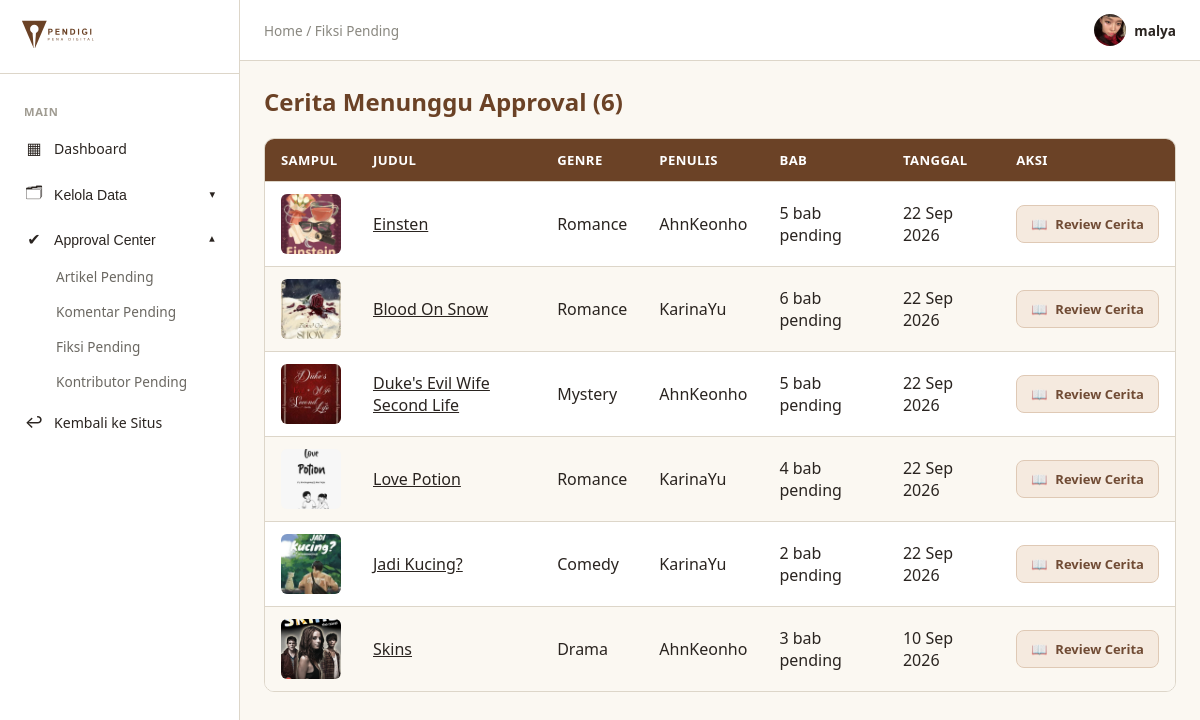
The page /fiksi/kelola/pending/ (signed in) on the database its author committed.
### accounts/models.py (models this page shows, shortened)
class Users(AbstractUser):
    role = models.CharField(
        max_length=20,
        choices=Role.choices,
        default=Role.PEMBACA
    )
    status_kontributor = models.CharField(
        max_length=20,
        choices=StatusKontributor.choices,
        default=StatusKontributor.NONE
    )
    profile_picture = models.ImageField(upload_to='profile_pictures/', null=True, blank=True)
    bio = models.CharField(max_length=150, blank=True)
    banner_picture = models.ImageField(
        upload_to='profile_banners/',
        blank=True,
        null=True,
    )
    publisher_id = models.CharField(
        max_length=20,
        unique=True,
        null=True,
        blank=True,
        verbose_name='ID Publisher',
    )

### fiction/models.py (models this page shows, shortened)
class Stories(models.Model):
    author = models.ForeignKey(
        Users, on_delete=models.CASCADE,
        limit_choices_to={'status_kontributor': StatusKontributor.APPROVED},
        related_name='stories'
    )
    title = models.CharField(max_length=150)
    cover = models.ImageField(upload_to='stories/covers/', null=True, blank=True)
    description = models.TextField()
    genre = models.CharField(max_length=20, choices=GenreFiksi.choices)
    tags = models.CharField(max_length=200, blank=True, help_text="Pisahkan tag dengan spasi")
    target_pembaca = models.CharField(max_length=20, choices=TargetPembaca.choices, default=TargetPembaca.UMUM)
    status = models.CharField(max_length=20, choices=StatusStory.choices, default=StatusStory.PENDING)
    is_completed = models.BooleanField(default=False)
    views_count = models.PositiveIntegerField(default=0)
    created_at = models.DateTimeField(auto_now_add=True)
    published_at = models.DateTimeField(null=True, blank=True)
    class Meta:
        ordering = ['-created_at']
        verbose_name_plural = "Stories"

### fiction/views.py (the view)
# urls.py: path('kelola/pending/', views.admin_pending_stories, name='admin_pending_stories'),
@admin_required
def admin_pending_stories(request):
    stories = (
        Stories.objects
        .filter(chapters__status=StatusChapter.PENDING)
        .select_related('author')
        .annotate(
            total_pending_chapters=Count(
                'chapters',
                filter=Q(chapters__status=StatusChapter.PENDING),
                distinct=True,
            )
        )
        .distinct()
        .order_by('-created_at')
    )
    return render(request, 'fiction/admin_pending.html', {
        'stories': stories,
        'breadcrumb': 'Fiksi Pending',
        'active_menu': 'approval',
    })

### articles/context_processor.py (called while the page is built)
def navbar_categories(request):
    return {
        'navbar_categories': Categories.objects.all().order_by('name')
    }

### fiction/context_processors.py (called while the page is built)
def fiction_navigation(request):
    all_tags_raw = (
        Stories.objects
        .filter(status=StatusStory.APPROVED)
        .exclude(tags='')
        .values_list('tags', flat=True)
    )
    unique_tags = set()
    for tag_string in all_tags_raw:
        for tag in tag_string.split():
            tag = tag.strip().lower()
            if tag:
                unique_tags.add(tag)
    return {
        'fiction_tags': sorted(unique_tags),
    }

### interactions/context_processors.py (called while the page is built)
def navbar_notifications(request):
    if not request.user.is_authenticated:
        return {
            'navbar_notifications': [],
            'navbar_unread_count': 0,
        }
    from .models import Activity
    activities = (
        Activity.objects
        .filter(recipient=request.user)
        .select_related(
            'actor',
            'article',
            'chapter',
            'chapter__story',
        )
        .order_by('-created_at')
    )
    return {
        'navbar_notifications': activities[:5],
        'navbar_unread_count': activities.filter(
            is_read=False
        ).count(),
    }

### fiction/templates/fiction/admin_pending.html (shortened to what this page needs)
{% extends 'admin_base.html' %}
{% load static %}
{% block extra_css %}
<link rel="stylesheet" href="{% static 'css/table.css' %}">
<link rel="stylesheet" href="{% static 'css/dashboard.css' %}">
<link rel="stylesheet" href="{% static 'css/admin.css' %}">
{% endblock %}
{% block admin_content %}
<h1 class="section-title">
    Cerita Menunggu Approval ({{ stories.count }})
</h1>
<table class="data-table">
    <thead>
        <tr>
            <th>Sampul</th>
            <th>Judul</th>
            <th>Genre</th>
            <th>Penulis</th>
            <th>Bab</th>
            <th>Tanggal</th>
            <th>Aksi</th>
        </tr>
    </thead>
    <tbody>
        {% for story in stories %}
        <tr>
            <td>
                {% if story.cover %}
                    <img
                        src="{{ story.cover.url }}"
                        class="table-thumb"
                        alt="{{ story.title }}"
                    >
                {% else %}
                    <div class="table-thumb table-thumb-placeholder">
                        📖
                    </div>
                {% endif %}
            </td>
            <td>
                <a href="{% url 'fiction:admin_review_story' story.pk %}">
                    {{ story.title }}
                </a>
            </td>
            <td>{{ story.get_genre_display }}</td>
            <td>{{ story.author.username }}</td>
            <td>{{ story.total_pending_chapters }} bab pending</td>
            <td>{{ story.created_at|date:"d M Y" }}</td>
            <td>
                <a
                    href="{% url 'fiction:admin_review_story' story.pk %}"
                    class="btn-review"
                >
                    <span aria-hidden="true">📖</span>
                    Review Cerita
                </a>
            </td>
        </tr>
        {% empty %}
        <tr>
            <td colspan="7">
                Tidak ada cerita yang menunggu approval.
            </td>
        </tr>
        {% endfor %}
    </tbody>
</table>
{% endblock %}

### templates/admin_base.html (shortened to what this page needs)
{% extends 'base.html' %}
{% load static %}
{% block body %}
  <div class="admin-layout">
    <aside class="admin-sidebar">
      <div class="admin-sidebar-header">
        <img src="{% static 'images/pendigi-logo-tulisan.svg' %}" alt="Pena Digital" class="admin-logo" />
      </div>
      <nav class="admin-nav">
        <span class="admin-nav-group-label">Main</span>
        <a href="{% url 'dashboard' %}" class="admin-nav-link {% if active_menu == 'dashboard' %}is-active{% endif %}"><span class="admin-nav-icon">▦</span> Dashboard</a>
        <div class="admin-nav-dropdown {% if active_menu == 'master' %}is-open{% endif %}">
          <button type="button" class="admin-nav-link admin-nav-dropdown-toggle">
            <span class="admin-nav-icon">🗂</span> Kelola Data
            <span class="admin-nav-caret">▾</span>
          </button>
        </div>
        <div class="admin-nav-dropdown {% if active_menu == 'approval' %}is-open{% endif %}">
          <button type="button" class="admin-nav-link admin-nav-dropdown-toggle">
            <span class="admin-nav-icon">✔</span> Approval Center
            <span class="admin-nav-caret">▾</span>
          </button>
          <div class="admin-nav-submenu">
            <a href="{% url 'articles:admin_article_approval' %}">Artikel Pending</a>
            <a href="{% url 'interactions:admin_comment_approval' %}">Komentar Pending</a>
            <a href="{% url 'fiction:admin_pending_stories' %}">Fiksi Pending</a>
            <a href="{% url 'admin_pending_contributors' %}">Kontributor Pending</a>
          </div>
        </div>
        <a href="{% url 'articles:article_list' %}" class="admin-nav-link"><span class="admin-nav-icon">↩</span> Kembali ke Situs</a>
      </nav>
    </aside>
    <div class="admin-main">
      <header class="admin-topbar">
        <div class="admin-breadcrumb">Home / {{ breadcrumb|default:'Dashboard' }}</div>
        <div class="admin-topbar-right">
          <div class="admin-profile">
            {% if user.profile_picture %}
              <img src="{{ user.profile_picture.url }}" class="admin-profile-avatar" />
            {% else %}
              <div class="admin-profile-avatar admin-avatar-placeholder">{{ user.username|first|upper }}</div>
            {% endif %}
            <span>{{ user.username }}</span>
          </div>
        </div>
      </header>
      <main class="admin-content">
        {% block admin_content %}
        {% endblock %}
      </main>
    </div>
  </div>
{% endblock %}

### static/css/base.css (style rules this page uses)
:root { --paper: #FBF8F2; --ink: #2F5D50; --ink-dark: #234840; --brown: #6B4226; --brown-dark: #54331d; --divider: #DDD6C9; --text: #2A2420; }
* { box-sizing: border-box; margin: 0; padding: 0; }
body { font-family: system-ui, -apple-system, sans-serif; background: var(--paper); color: var(--text); }
a { color: inherit; }
.section-title { font-size: 1.5rem; color: var(--brown); margin-bottom: 20px; }

### static/css/table.css (style rules this page uses)
.data-table { width: 100%; border-collapse: separate; border-spacing: 0; background: #fff; border: 1px solid var(--divider); border-radius: 10px; overflow: hidden; }
.data-table th, .data-table td { padding: 12px 16px; text-align: left; border-bottom: 1px solid var(--divider); }
.data-table th { background: var(--brown); color: #fff; font-size: 0.82rem; font-weight: 600; text-transform: uppercase; letter-spacing: 0.03em; }
.data-table tbody tr:nth-child(even) { background: var(--paper); }
.data-table tbody tr:last-child td { border-bottom: none; }
.table-thumb { width: 60px; height: 60px; object-fit: cover; border-radius: 6px; display: block; }
.btn-review { display: inline-flex; align-items: center; justify-content: center; gap: 8px; padding: 9px 14px; border-radius: 8px; border: 1px solid #dfc9b5; background: #f5eadf; color: #704b34; font-size: 13px; font-weight: 600; text-decoration: none; white-space: nowrap; transition: background 0.2s ease, transform 0.2s ease; }

### static/css/admin.css (style rules this page uses)
* { box-sizing: border-box; }
.admin-layout { display: flex; min-height: 100vh; background: var(--paper); }
.admin-sidebar { width: 240px; background: #fff; border-right: 1px solid var(--divider); flex-shrink: 0; display: flex; flex-direction: column; position: sticky; top: 0; height: 100vh; overflow-y: auto; }
.admin-sidebar-header { padding: 20px; border-bottom: 1px solid var(--divider); }
.admin-logo { height: 28px; }
.admin-nav { padding: 16px 12px; display: flex; flex-direction: column; gap: 2px; }
.admin-nav-group-label { font-size: 0.7rem; font-weight: 700; text-transform: uppercase; letter-spacing: 0.06em; color: #a09c92; padding: 14px 12px 6px; }
.admin-nav-link { display: flex; align-items: center; gap: 10px; padding: 10px 12px; border-radius: 8px; color: var(--text); text-decoration: none; font-size: 0.88rem; font-weight: 500; background: none; border: none; width: 100%; text-align: left; cursor: pointer; }
.admin-nav-icon { font-size: 1rem; width: 20px; text-align: center; }
.admin-nav-caret { margin-left: auto; font-size: 0.7rem; transition: transform .15s ease; }
.admin-nav-dropdown.is-open .admin-nav-caret { transform: rotate(180deg); }
.admin-nav-submenu { display: none; flex-direction: column; padding-left: 32px; }
.admin-nav-dropdown.is-open .admin-nav-submenu { display: flex; }
.admin-nav-submenu a { padding: 8px 12px; font-size: 0.85rem; color: #6b6862; text-decoration: none; border-radius: 6px; }
.admin-main { flex: 1; min-width: 0; }
.admin-topbar { background: #fff; border-bottom: 1px solid var(--divider); padding: 14px 24px; display: flex; justify-content: space-between; align-items: center; }
.admin-breadcrumb { font-size: 0.85rem; color: #8a8880; }
.admin-topbar-right { display: flex; align-items: center; gap: 18px; }
.admin-profile { display: flex; align-items: center; gap: 8px; font-size: 0.85rem; font-weight: 600; }
.admin-profile-avatar { width: 32px; height: 32px; border-radius: 50%; object-fit: cover; }
.admin-content { padding: 24px; max-width: 1200px; }

### rows shown on the page
Users: profile_picture (picture), username "malya"
Stories: cover (picture), title "Einsten", genre "Romance", author.username "AhnKeonho", total_pending_chapters "5", created_at "22 Sep 2026"
Stories: cover (picture), title "Blood On Snow", genre "Romance", author.username "KarinaYu", total_pending_chapters "6", created_at "22 Sep 2026"
Stories: cover (picture), title "Duke's Evil Wife Second Life", genre "Mystery", author.username "AhnKeonho", total_pending_chapters "5", created_at "22 Sep 2026"
Stories: cover (picture), title "Love Potion", genre "Romance", author.username "KarinaYu", total_pending_chapters "4", created_at "22 Sep 2026"
Stories: cover (picture), title "Jadi Kucing?", genre "Comedy", author.username "KarinaYu", total_pending_chapters "2", created_at "22 Sep 2026"
Stories: cover (picture), title "Skins", genre "Drama", author.username "AhnKeonho", total_pending_chapters "3", created_at "10 Sep 2026"

### other values the page prints
{{ breadcrumb|default:'Dashboard' }} "Fiksi Pending"
{{ stories.count }} "6"
